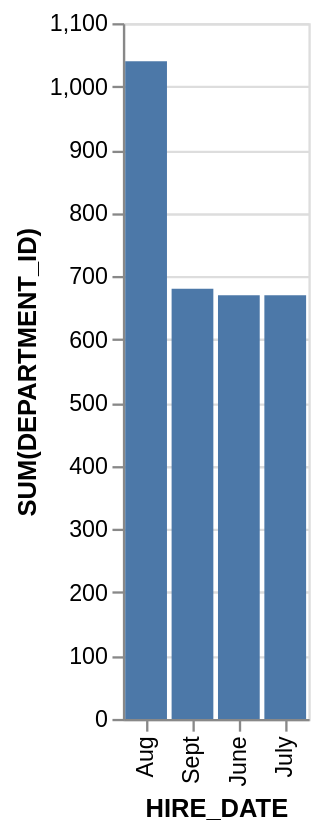

Source (Vega-Lite JSON):
### Vega-Lite specification from a JSON file in a GitHub repository (floating-point values rounded to 4 significant figures)
{"data": {"values": [{"x_data": "June", "y_data": 670}, {"x_data": "July", "y_data": 670}, {"x_data": "Aug", "y_data": 1040}, {"x_data": "Sept", "y_data": 680}]}, "mark": "bar", "encoding": {"x": {"field": "x_data", "type": "nominal", "title": "HIRE_DATE", "sort": {"op": "sum", "field": "y_data", "order": "descending"}}, "y": {"field": "y_data", "type": "quantitative", "title": "SUM(DEPARTMENT_ID)"}}}
